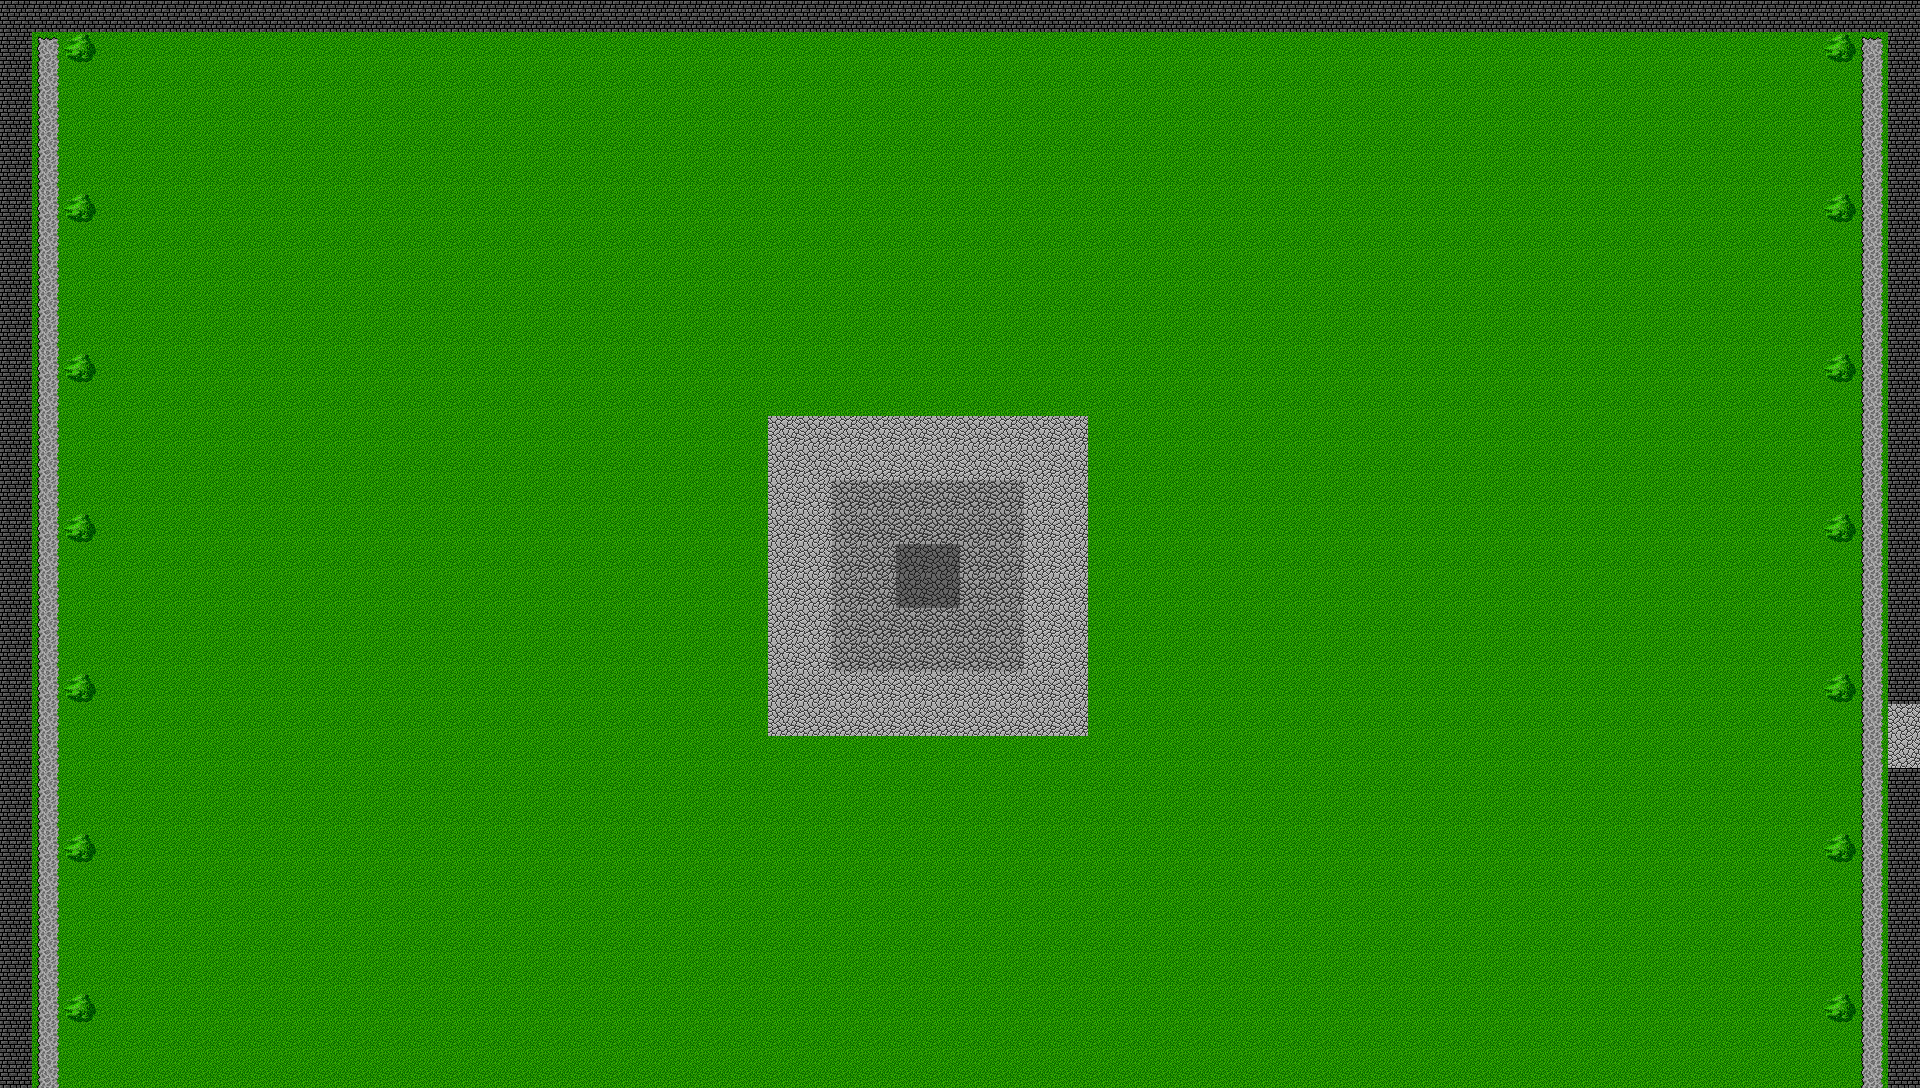

Rendered tile map (Tiled .tmx) drawn with the repository's tilesets; below, a short description and the map source with its tile grids summarised:
An orthogonal 60x34 tile map with 32x32 px tiles, 2 tile layers (Base, Decorations), 7 tilesets and 17 objects (16x Enemy, Item).

<map version="1.0" orientation="orthogonal" width="60" height="34" tilewidth="32" tileheight="32">
 <tileset firstgid="1" source="../../tilesets/Dungeon 1.tsx" />
 <tileset firstgid="91" source="../../tilesets/Dungeon 2.tsx" />
 <tileset firstgid="235" source="../../tilesets/Dungeon 3.tsx" />
 <tileset firstgid="352" source="../../tilesets/Dungeon 4.tsx" />
 <tileset firstgid="523" source="../../tilesets/Overworld 1.tsx" />
 <tileset firstgid="651" source="../../tilesets/Overworld 2.tsx" />
 <tileset firstgid="787" source="../../tilesets/Overworld 3.tsx" />
 <layer name="Base" width="60" height="34">
  <data>[2040 cells, 2040 non-empty, 4 distinct tile ids]</data>
 </layer>
 <layer name="Decorations" width="60" height="34">
  <data>[2040 cells, 206 non-empty, 5 distinct tile ids]</data>
 </layer>
 <objectgroup name="Objects" width="60" height="34">
  <object name="Slime" type="Enemy" x="1658" y="871" width="32" height="32" />
  <object name="Slime" type="Enemy" x="1420" y="940" width="32" height="32" />
  <object name="Slime" type="Enemy" x="330" y="804" width="32" height="32" />
  <object name="Slime" type="Enemy" x="253" y="644" width="32" height="32" />
  <object name="Slime" type="Enemy" x="1547" y="291" width="32" height="32" />
  <object name="Slime" type="Enemy" x="518" y="98" width="32" height="32" />
  <object name="Slime" type="Enemy" x="621" y="309" width="32" height="32" />
  <object name="Slime" type="Enemy" x="1603" y="142" width="32" height="32" />
  <object name="Slime" type="Enemy" x="1467" y="572" width="32" height="32" />
  <object name="Slime" type="Enemy" x="339" y="477" width="32" height="32" />
  <object name="Slime" type="Enemy" x="292" y="913" width="32" height="32" />
  <object name="Slime" type="Enemy" x="1604" y="634" width="32" height="32" />
  <object name="Slime" type="Enemy" x="421" y="362" width="32" height="32" />
  <object name="Slime" type="Enemy" x="318" y="151" width="32" height="32" />
  <object name="Slime" type="Enemy" x="568" y="806" width="32" height="32" />
  <object name="Slime" type="Enemy" x="465" y="595" width="32" height="32" />
  <object name="Sword" type="Item" x="911" y="557" width="32" height="32" />
 </objectgroup>
</map>
